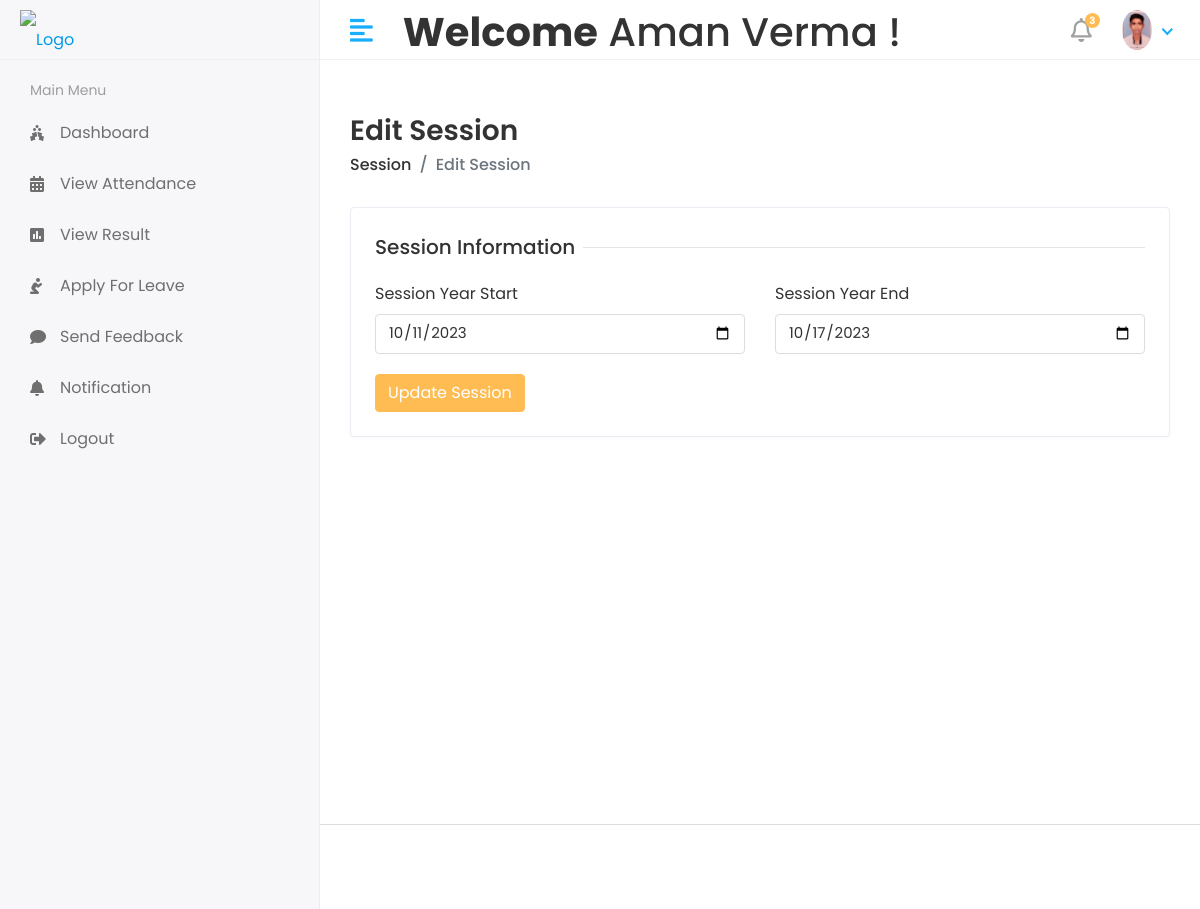
Page /Hod/Session/Edit/2 (signed in) on the committed database.
### app/models.py (models this page shows, shortened)
class CustomUser(AbstractUser):
    USER = (
        ('1','HOD'),
        ('2','STAFF'),
        ('3','STUDENT'),
    )
    user_type = models.CharField(choices=USER,max_length=50,default=1)
    profile_pic = models.ImageField(upload_to='media/profile_pic')

class Session_Year(models.Model):
    session_start = models.CharField(max_length=100)
    session_end = models.CharField(max_length=100)

### College_ERP/HOD_views.py (the view)
# urls.py: path('Hod/Session/Edit/<str:id>',HOD_views.EDIT_SESSION,name='edit_session'),
@login_required(login_url='/')
def EDIT_SESSION(request,id):
    session = Session_Year.objects.filter(id=id)
    context = {
        'session':session,
    }
    return render(request,'Hod/edit_session.html',context)

### templates/Hod/edit_session.html (shortened to what this page needs)
{% extends 'base.html' %}
{% block content %}
<div class="content container-fluid">
    <div class="page-header">
        <div class="row align-items-center">
            <div class="col">
                <h3 class="page-title">Edit Session</h3>
                <ul class="breadcrumb">
                    <li class="breadcrumb-item"><a href="subjects.html">Session</a></li>
                    <li class="breadcrumb-item active">Edit Session</li>
                </ul>
            </div>
        </div>
    </div>
    <div class="row">
        <div class="col-sm-12">
            <div class="card">
                <div class="card-body">
                    <form action="{% url 'update_session' %}" method="post">
                        <div class="row">
                            <div class="col-12">
                                <h5 class="form-title"><span>Session Information</span></h5>
                            </div>
                            <div class="col-12 col-sm-6">
                                <div class="form-group">
                                    <label>Session Year Start</label>
                                    <div>
                                        <input type="date" class="form-control" name="session_year_start" value="{% for i in session %}{{ i.session_start }}{% endfor %}" required>
                                    </div>
                                </div>
                            </div>
                            <div class="col-12 col-sm-6">
                                <div class="form-group">
                                    <label>Session Year End</label>
                                    <div>
                                        <input type="date" class="form-control" name="session_year_end" required value="{% for i in session %}{{ i.session_end }}{% endfor %}">
                                    </div>
                                </div>
                            </div>
                            <div class="col-12" mt-2>
                                <button type="submit" class="btn btn-primary">Update Session</button>
                            </div>
                        </div>
                    </form>
                </div>
            </div>
        </div>
    </div>
</div>
</div>
{% endblock %}

### templates/includes/header.html (shortened to what this page needs)
{% load static %}
<div class="header">
    <div class="header-left">
        <a href="index.html" class="logo">
            <img src="{% static 'assets/img/logo.png' %}" alt="Logo">
        </a>
    </div>
    <a href="javascript:void(0);" id="toggle_btn">
        <i class="fas fa-align-left"></i>
    </a>
    <div class="top-nav-search mt-2">
        <h1><strong>Welcome</strong>&nbsp<span>{{ user.first_name }} {{ user.last_name }}</span>&nbsp!</h1>
    </div>
    <ul class="nav user-menu">
        <li class="nav-item dropdown noti-dropdown">
            <a href="#" class="dropdown-toggle nav-link" data-toggle="dropdown">
                <i class="far fa-bell"></i> <span class="badge badge-pill">3</span>
            </a>
        </li>
        <li class="nav-item dropdown has-arrow">
            <a href="#" class="dropdown-toggle nav-link" data-toggle="dropdown">
                <span class="user-img"><img class="rounded-circle"
                        src="/{{user.profile_pic}}" width="30" height="40" alt="Ryan Taylor"></span>
            </a>
        </li>
    </ul>
</div>

### static/assets/css/style.css (style rules this page uses)
html { height: 100%; }
body { background-color: #fff; color: #333; font-family: 'Poppins', sans-serif; font-size: 1rem; height: 100%; line-height: 1.5; overflow-x: hidden; }
h1, h2, h3, h4, h5, h6 { font-family: 'Poppins', sans-serif; margin-top: 0; }
.form-control { border: 1px solid #ddd; box-shadow: none; color: #333; font-size: 15px; height: 40px; }
a { color: #009ce7; }
input, button, a { transition: all 0.4s ease; -moz-transition: all 0.4s ease; -o-transition: all 0.4s ease; -ms-transition: all 0.4s ease; -webkit-transition: all 0.4s ease; }
input, input:focus, button, button:focus { outline: none; }
.form-group { margin-bottom: 1.25rem; }
ul, ol { padding: 0px; list-style: none; }
.btn-primary { background-color: #FFBC53; border: 1px solid #FFBC53; }
.card { border: 1px solid #ececf5; box-shadow: 0 1px 3px 0 rgba(0, 0, 0, 0.03); margin-bottom: 1.875rem; }
.card-body { padding: 1.5rem; }
.header { background-color: #fff; border-bottom: 1px solid #f3f3f4; left: 0; position: fixed; right: 0; top: 0; z-index: 1001; height: 60px; }
.header .header-left { float: left; height: 60px; padding: 0 20px; position: relative; width: 320px; z-index: 1; transition: all 0.2s ease-in-out; background-color: #f7f7fa; border-bottom: 1px solid #efefef; border-right: 1px solid #ececf5; display: flex; align-items: center; }
.header .header-left .logo { display: inline-block; line-height: 60px; }
.header .header-left .logo img { max-height: 40px; width: auto; }
.header .dropdown-toggle:after { display: none; }
.header .has-arrow .dropdown-toggle:after { border-top: 0; border-left: 0; border-bottom: 2px solid #18aefa; border-right: 2px solid #18aefa; content: ''; height: 8px; display: inline-block; pointer-events: none; -webkit-transform-origin: 66% 66%; -ms-transform-origin: 66% 66%; transform-origin: 66% 66%; -webkit-transform: rotate(45deg); -ms-transform: rotate(45deg); transform: rotate(45deg); -webkit-transition: all 0.15s ease-in-out; transition: all 0.15s ease-in-out; width: 8px; vertical-align: 0px; }
.user-menu { float: right; margin: 0; position: relative; z-index: 99; padding-right: 15px; }
.user-menu.nav > li > a { color: #a0a0a0; font-size: 14px; line-height: 58px; padding: 0 15px; height: 60px; }
.user-img { margin-right: 3px; position: relative; }
.top-nav-search { float: left; margin-left: 15px; }
.page-wrapper > .content { padding: 1.875rem 1.875rem 0; }
.page-header { margin-bottom: 1.875rem; }
.page-header .breadcrumb { background-color: transparent; color: #6c757d; font-size: 1rem; font-weight: 500; margin-bottom: 0; padding: 0; }
.page-header .breadcrumb a { color: #333; }
.page-title { font-size: 28px; font-weight: 600; color: #333; margin-bottom: 5px; }
.user-menu.nav > li > a .badge { background-color: #FFBC53; display: block; font-size: 10px; font-weight: bold; height: 15px; width: 15px; position: absolute; right: 7px; top: 13px; color: #fff; padding: 3px; }
.user-menu.nav > li > a > i { font-size: 1.5rem; line-height: 60px; }
.form-title { width: 100%; max-width: 100%; padding: 0; font-size: 1.25rem; font-weight: 500; line-height: inherit; color: #333; white-space: normal; position: relative; display: block; margin-bottom: 20px; }
.form-title:before { content: ""; position: absolute; left: 0px; right: 0px; height: 1px; top: 50%; background-color: rgba(0, 0, 0, 0.1); }
.form-title span { padding: 0px 0.5rem 0 0; background-color: #fff; display: inline-block; z-index: 2; position: relative; }
@media (min-width: 992px) { #toggle_btn { align-items: center; color: #18aefa; display: inline-flex; float: left; font-size: 26px; height: 60px; justify-content: center; margin-left: 15px; padding: 0 15px; } }

### rows in the picture
CustomUser: first_name "Aman", last_name "Verma", profile_pic (picture)
Session_Year: session_year_start "10/11/2023", session_year_end "10/17/2023"
